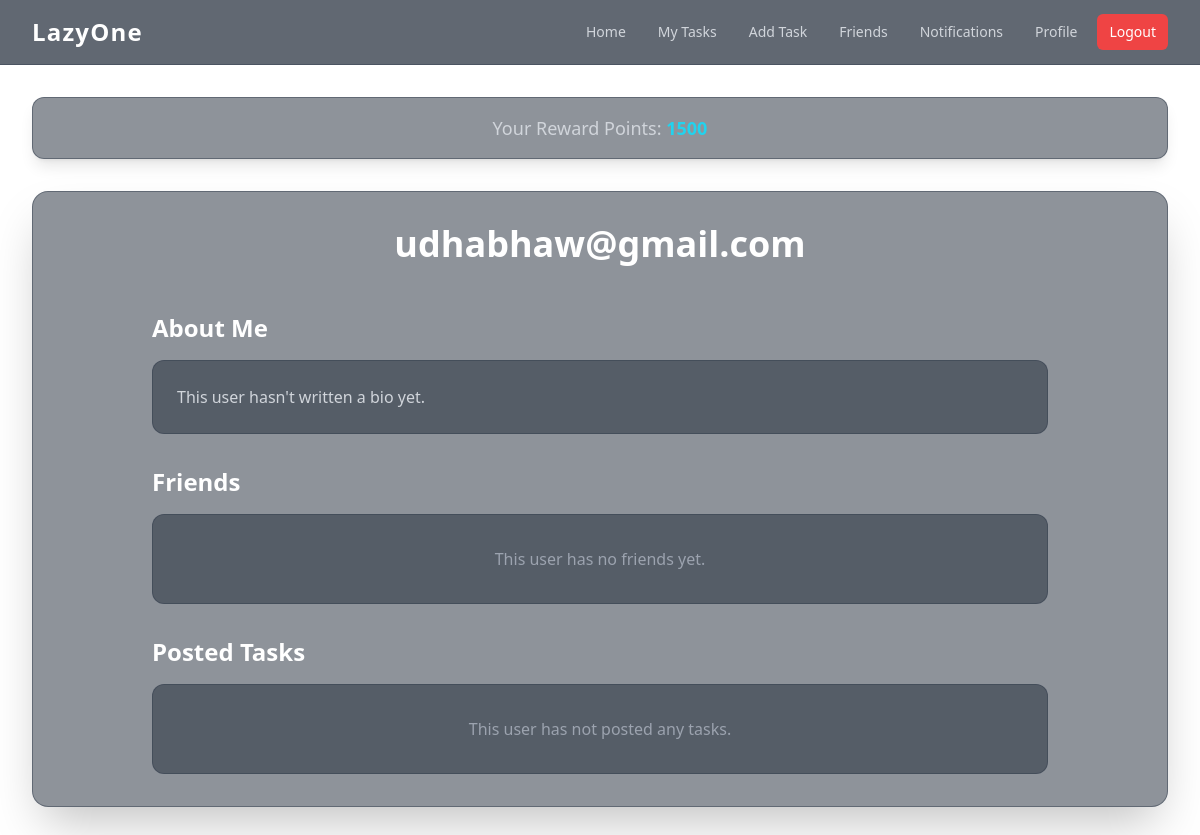
The app's page /user/6/ (signed in), older data.
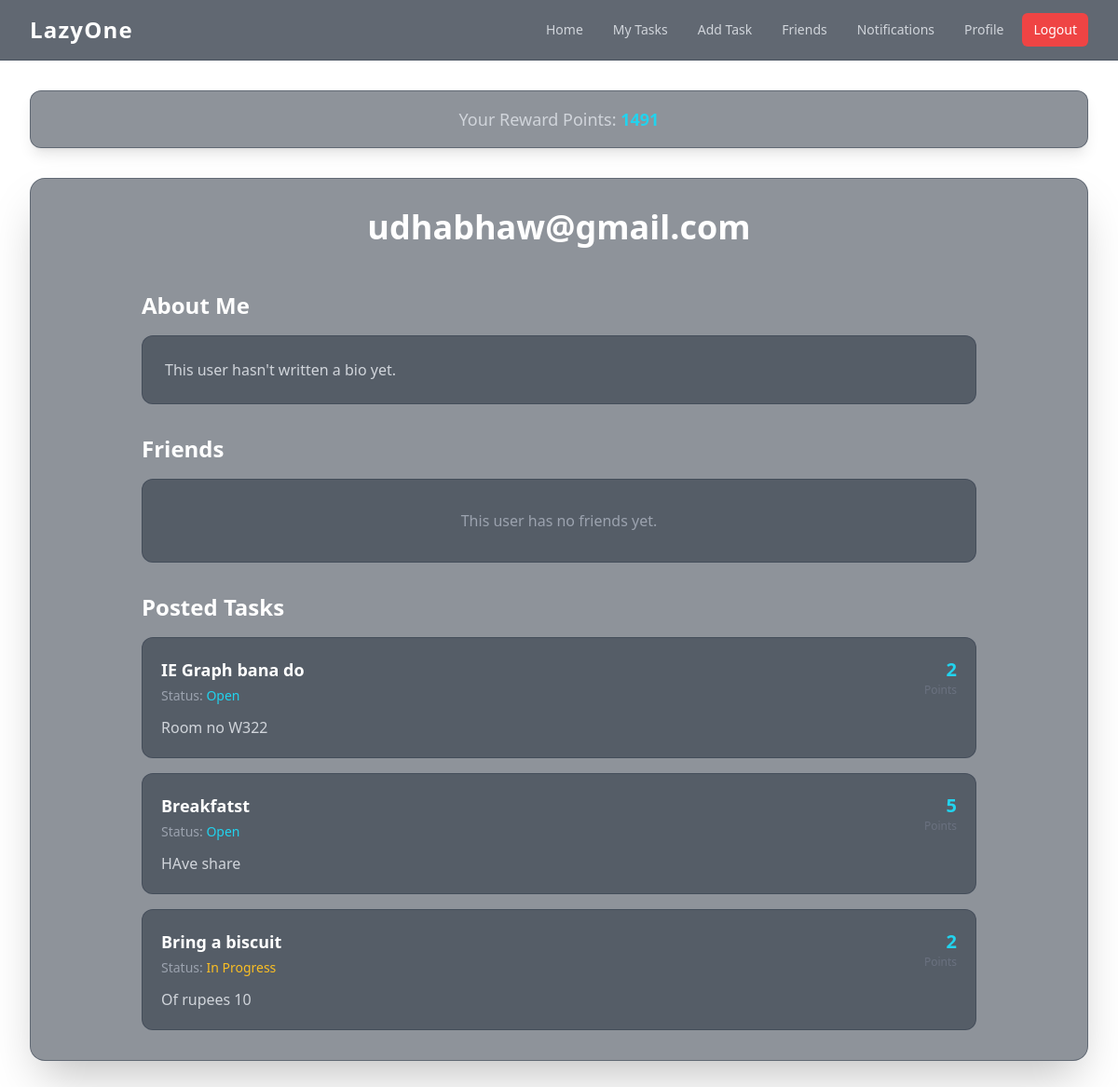
The same page, newer data.
### basic/models.py (models this page shows, shortened)
class Task(models.Model):
    title = models.CharField(max_length=200)
    description = models.TextField()
    reward = models.PositiveIntegerField()
    posted_by = models.ForeignKey(User, on_delete=models.CASCADE, related_name='posted_tasks')
    created_at = models.DateTimeField(auto_now_add=True)
    is_taken = models.BooleanField(default=False)
    taken_by = models.ForeignKey(User, on_delete=models.SET_NULL, null=True, blank=True, related_name='taken_tasks')
    is_completed = models.BooleanField(default=False)

### basic/views.py (the view)
# urls.py: path('user/<int:user_id>/', views.user_profile_view, name='user_profile'), # This is for viewing other users' profiles
@login_required(login_url='/login')
def user_profile_view(request, user_id):
    viewed_user = get_object_or_404(User, id=user_id)
    viewed_profile = get_object_or_404(UserProfile, user=viewed_user)
    posted_tasks = Task.objects.filter(posted_by=viewed_user).order_by('-created_at')
    user_friends = viewed_profile.friends.all()
    context = {
        'viewed_profile': viewed_profile,
        'posted_tasks': posted_tasks,
        'user_friends': user_friends
    }
    return render(request, 'user_profile.html', context)

### basic/context_processors.py (called while the page is built)
def firebase_keys(request):
    return {
        'FIREBASE_API_KEY': settings.FIREBASE_API_KEY,
        'FIREBASE_AUTH_DOMAIN': settings.FIREBASE_AUTH_DOMAIN,
        'FIREBASE_PROJECT_ID': settings.FIREBASE_PROJECT_ID,
        'FIREBASE_STORAGE_BUCKET': settings.FIREBASE_STORAGE_BUCKET,
        'FIREBASE_MESSAGING_SENDER_ID': settings.FIREBASE_MESSAGING_SENDER_ID,
        'FIREBASE_APP_ID': settings.FIREBASE_APP_ID,
    }

### basic/templates/user_profile.html (shortened to what this page needs)
{% extends 'base.html' %}
{% block content %}
<div class="max-w-4xl mx-auto">
    <div class="text-center mb-12">
        <h1 class="text-4xl font-bold text-white">{{ viewed_profile.user.username }}</h1>
    </div>
    <div class="space-y-8">
        <div>
            <h2 class="text-2xl font-bold text-white mb-4">About Me</h2>
            <div class="bg-gray-800/50 border border-gray-700/50 rounded-xl p-6">
                <p class="text-gray-300">{{ viewed_profile.bio|default:"This user hasn't written a bio yet." }}</p>
            </div>
        </div>
        <div>
            <h2 class="text-2xl font-bold text-white mb-4">Friends</h2>
            <div class="grid grid-cols-2 sm:grid-cols-3 md:grid-cols-4 lg:grid-cols-5 gap-4">
                {% for friend_profile in user_friends %}
                    <a href="{% url 'user_profile' friend_profile.user.id %}" class="bg-gray-800/50 border border-gray-700/50 rounded-xl p-4 text-center hover:bg-gray-700/50 hover:border-cyan-500/50 transition-colors duration-200">
                        <p class="text-white font-semibold truncate">{{ friend_profile.user.username }}</p>
                    </a>
                {% empty %}
                    <div class="col-span-full bg-gray-800/50 border border-gray-700/50 rounded-xl p-8 text-center">
                        <p class="text-gray-400">This user has no friends yet.</p>
                    </div>
                {% endfor %}
            </div>
        </div>
        <div>
            <h2 class="text-2xl font-bold text-white mb-4">Posted Tasks</h2>
            <div class="space-y-4">
                {% for task in posted_tasks %}
                    <div class="bg-gray-800/50 border border-gray-700/50 rounded-xl p-5 transition-all duration-300 hover:shadow-cyan-500/20 hover:shadow-lg hover:border-cyan-500/50">
                        <div class="flex justify-between items-start">
                            <div>
                                <h3 class="text-lg font-bold text-white">{{ task.title }}</h3>
                                <p class="text-sm text-gray-400 mt-1">
                                    Status:
                                    {% if task.is_completed %}<span class="text-green-400">Completed</span>
                                    {% elif task.is_taken %}<span class="text-amber-400">In Progress</span>
                                    {% else %}<span class="text-cyan-400">Open</span>
                                    {% endif %}
                                </p>
                            </div>
                            <div class="text-right flex-shrink-0 ml-4">
                                <p class="text-xl font-semibold text-cyan-400">{{ task.reward }}</p>
                                <p class="text-xs text-gray-500">Points</p>
                            </div>
                        </div>
                        <p class="text-gray-300 mt-3">{{ task.description }}</p>
                    </div>
                {% empty %}
                    <div class="bg-gray-800/50 border border-gray-700/50 rounded-xl p-8 text-center">
                        <p class="text-gray-400">This user has not posted any tasks.</p>
                    </div>
                {% endfor %}
            </div>
        </div>
    </div>
</div>
{% endblock %}

Row changes from the older to the newer data that the page shows:
added Task: title "IE Graph bana do", is_completed "Open", reward "2", description "Room no W322"
added Task: title "Breakfatst", is_completed "Open", reward "5", description "HAve share"
added Task: title "Bring a biscuit", is_completed "In Progress", reward "2", description "Of rupees 10"
Text that changed along with them:
text no longer shown: "This user has not posted any tasks."
